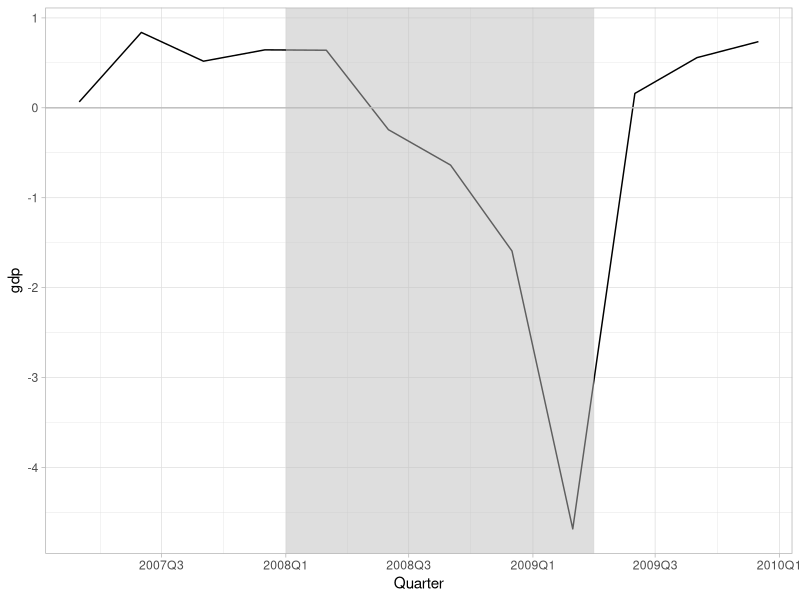
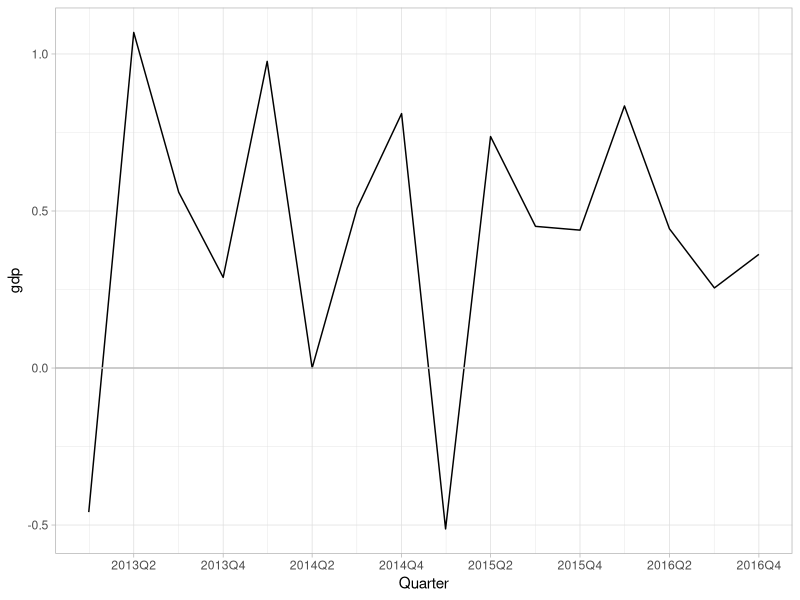
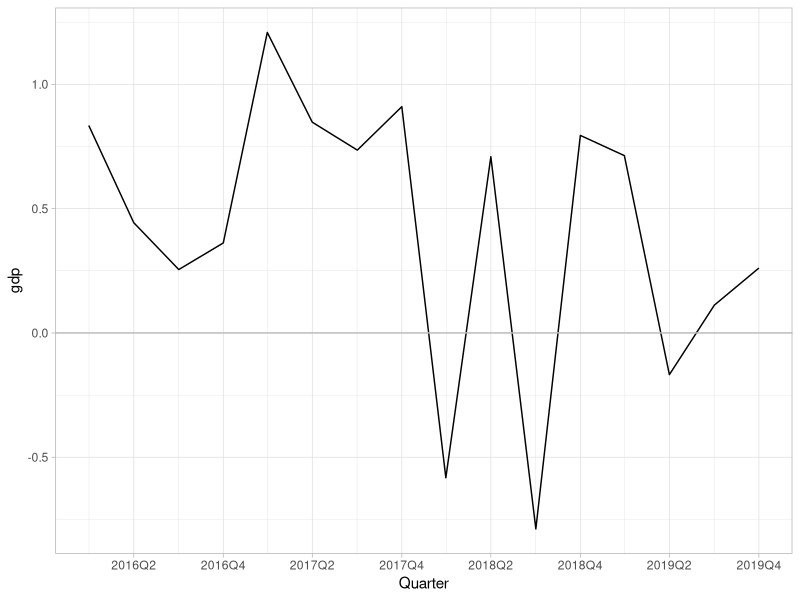
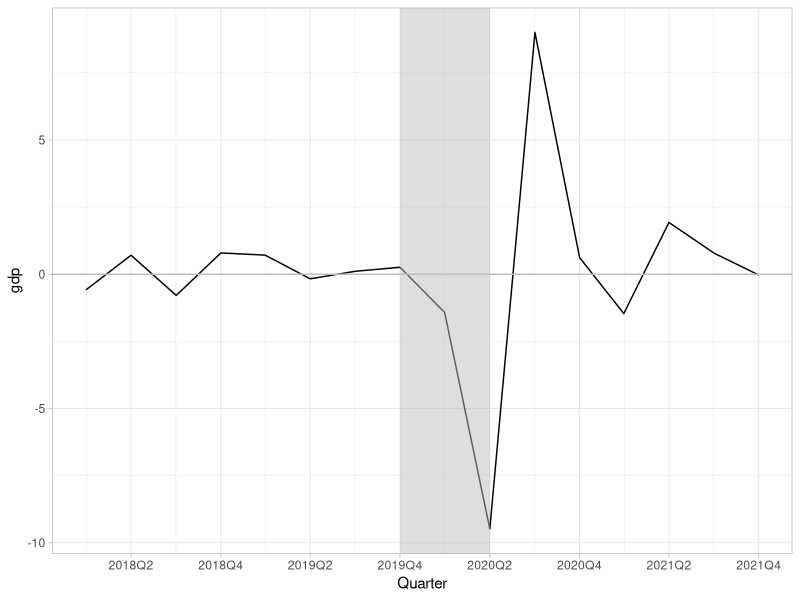

Write the R code that produced these figures, in order.
## Housekeeping ----------------------------------------------------------------
library(tidyverse)
library(zoo)

## Load data -------------------------------------------------------------------

gdp <-
  readxl::read_xlsx("Data prep/macro_data.xlsx", sheet = "gdp growth") %>%
  filter(Quarter >= "2004-01-01") %>% 
  rename(gdp = `QoQ growth`)

## GDP plots -------------------------------------------------------------------

p1_plot <- ggplot(gdp %>%
                    filter(Quarter >= "2007-03-01" &
                             Quarter <= "2009-12-01"),
                  aes(x = Quarter, y = gdp)) +
  geom_line() +
  scale_x_datetime(labels = function(x) zoo::format.yearqtr(x, "%YQ%q"), breaks = "6 months") +
  theme_light() +
  geom_hline(yintercept = 0.0, color = "grey") +
  annotate("rect", fill = "grey", alpha = 0.5, 
           xmin = as.POSIXct("2008-01-01"), xmax = as.POSIXct("2009-04-01"),
           ymin = -Inf, ymax = Inf)
  

p2_plot <- ggplot(gdp %>%
                    filter(Quarter >= "2013-03-01" &
                             Quarter <= "2016-12-01"),
                  aes(x = Quarter, y = gdp)) +
  geom_line() +
  scale_x_datetime(labels = function(x) zoo::format.yearqtr(x, "%YQ%q"), breaks = "6 months") +
  theme_light() +
  geom_hline(yintercept = 0.0, color = "grey")

p3_plot <- ggplot(gdp %>%
                    filter(Quarter >= "2016-03-01" &
                             Quarter <= "2019-12-01"),
                  aes(x = Quarter, y = gdp)) +
  geom_line() +
  scale_x_datetime(labels = function(x) zoo::format.yearqtr(x, "%YQ%q"), breaks = "6 months") +
  theme_light() +
  geom_hline(yintercept = 0.0, color = "grey")

p4_plot <- ggplot(gdp %>%
                    filter(Quarter >= "2018-03-01" &
                             Quarter <= "2021-12-01"),
                  aes(x = Quarter, y = gdp)) +
  geom_line() +
  scale_x_datetime(labels = function(x) zoo::format.yearqtr(x, "%YQ%q"), breaks = "6 months") +
  theme_light() +
  geom_hline(yintercept = 0.0, color = "grey") +
  annotate("rect", fill = "grey", alpha = 0.5, 
           xmin = as.POSIXct("2019-12-01"), xmax = as.POSIXct("2020-06-01"),
           ymin = -Inf, ymax = Inf)

  
